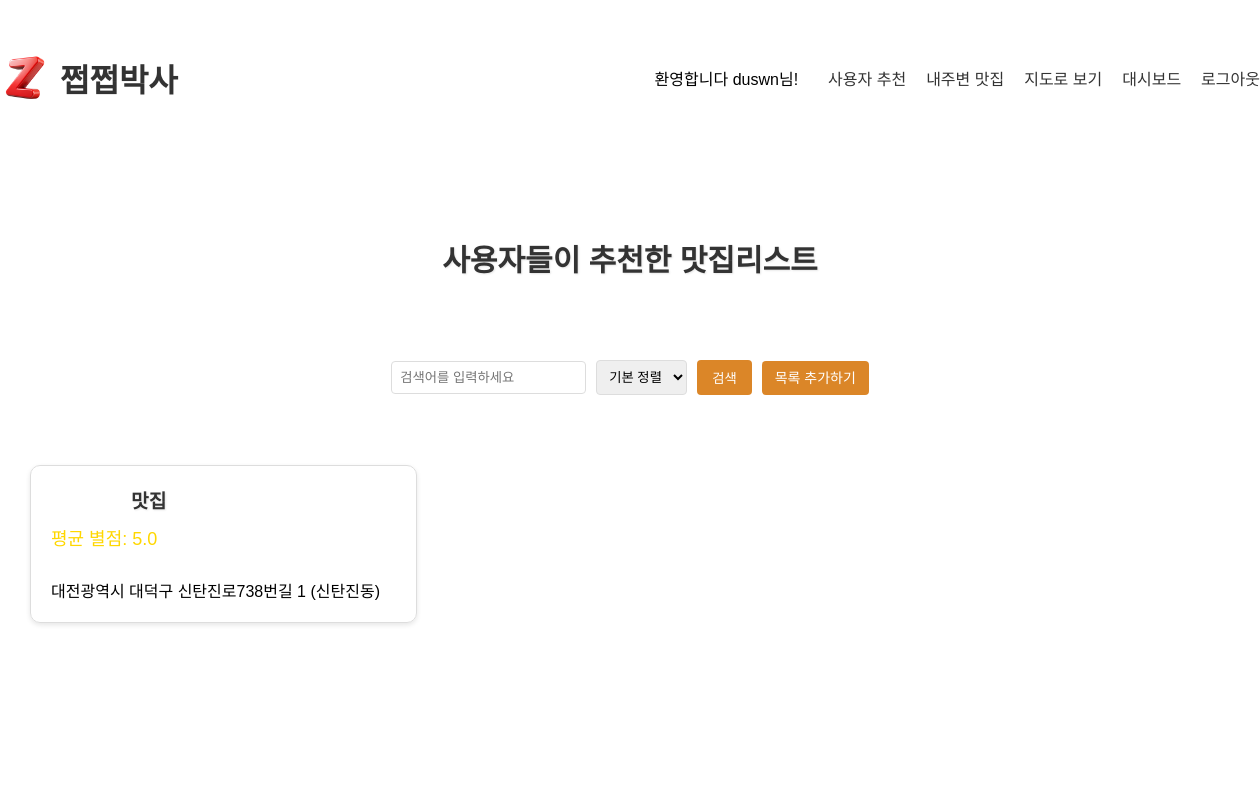
Page /board/ (signed in) on the committed database.
### users/models.py (models this page shows, shortened)
class CustomUser(AbstractUser):
    username = models.CharField(max_length=150, unique=True, default='default_username')
    email = models.EmailField(unique=True)
    USERNAME_FIELD = 'email'
    REQUIRED_FIELDS = ['username']

### board/models.py (models this page shows, shortened)
class Recommend(models.Model):
    user = models.ForeignKey(settings.AUTH_USER_MODEL, on_delete=models.CASCADE)
    title = models.CharField(max_length=100)
    description = models.TextField()
    rating = models.FloatField(default=0.0)
    file = models.FileField(upload_to='media/documents/', blank=True, null=True)
    restaurant_name = models.CharField(max_length=100, default=None, null=True)
    r_address = models.CharField(max_length=100)
    r_latitude = models.FloatField(null=True, blank=True)
    r_longitude = models.FloatField(null=True, blank=True)
    my_address = models.CharField(max_length=100, default=None, null=True)
    my_latitude = models.FloatField(default=None, null=True, blank=True)
    my_longitude = models.FloatField(default=None, null=True, blank=True)
    create_at = models.DateTimeField(auto_now_add=True)
    update_at = models.DateTimeField(auto_now=True)

### board/views.py (the view)
# urls.py: path('', views.RecListView.as_view(), name='info-list'),
class RecListView(LoginRequiredMixin, ListView):
    model = Recommend
    template_name = 'board/info_list.html'
    context_object_name = 'contacts'
    paginate_by = 10
    def get_queryset(self):
        queryset = super().get_queryset()
        query = self.request.GET.get('q')
        sort_option = self.request.GET.get('sort', 'title')
        if query:
            queryset = queryset.filter(Q(title__icontains=query) | Q(r_address__icontains=query))
        queryset = queryset.annotate(avg_rating=Coalesce(Avg('recommend_comments__comment_rating'), 0.0))
        if sort_option == 'name':
            queryset = queryset.order_by('title')
        elif sort_option == 'address':
            queryset = queryset.order_by('r_address')
        elif sort_option == 'avg_rating':
            queryset = queryset.order_by('-avg_rating')
        return queryset
    def get_context_data(self, **kwargs):
        context = super().get_context_data(**kwargs)
        context['star_range'] = range(5, 0, -1)
        context['sort_option'] = self.request.GET.get('sort', 'title')
        return context

### board/templates/board/info_list.html (shortened to what this page needs)
{% load static %}
<!DOCTYPE html>
<html lang="en">
<head>
</head>
    <header class="header">
        <div class="logo">
        <img src="/static/z.png" alt="Green Fair Logo">
        <h1>쩝쩝박사</h1>
        </div>
    <nav class="nav">
        <p>환영합니다 {{ user.username }}님!              </p>
        <a href="{% url 'board:info-list' %}" class="nav-item">사용자 추천</a>
        <a href="{% url 'board:info-list2' %}" class="nav-item">내주변 맛집</a>
        <a href="{% url 'board:board3' %}" class="nav-item">지도로 보기</a>
        <a href="{% url 'dashboard:dashboard' %}" class="nav-item">대시보드</a>
        <form method="post" action="{% url 'users:logout' %}" class="nav-item logout-form">
            <button type="submit" class="logout-button">로그아웃</button>
        </form>
    </nav>
    </header>
    <div class="overlay"></div>
    <h2> 사용자들이 추천한 맛집리스트 </h2>
<form method="get" id="searchForm">
    <input type="text" name="q" value="{{ request.GET.q }}" placeholder="검색어를 입력하세요">
    <select name="sort" id="sortSelect">
        <option value="title" {% if sort_option == 'title' %}selected{% endif %}>기본 정렬</option>
    </select>
    <button type="submit">검색</button>
    <a href="{% url 'board:r-create' %}" class="btn-link">목록 추가하기</a>
</form>
        <ul>
        {% for contact in contacts %}
                <li>
                    <h2><a href="{% url 'board:info_detail' contact.id %}">{{ contact.title }}</a></h2>
                    <div class="star-rating">
                        평균 별점: {{ contact.avg_rating|default:"0" }}
                    </div><br>
                        {{contact.r_address}}<br>
                </li>
        {% endfor %}
        </ul>
</body>
</html>

### rows in the picture
CustomUser: username "duswn"
Recommend: title "맛집", avg_rating "5.0", r_address "대전광역시 대덕구 신탄진로738번길 1 (신탄진동)"
